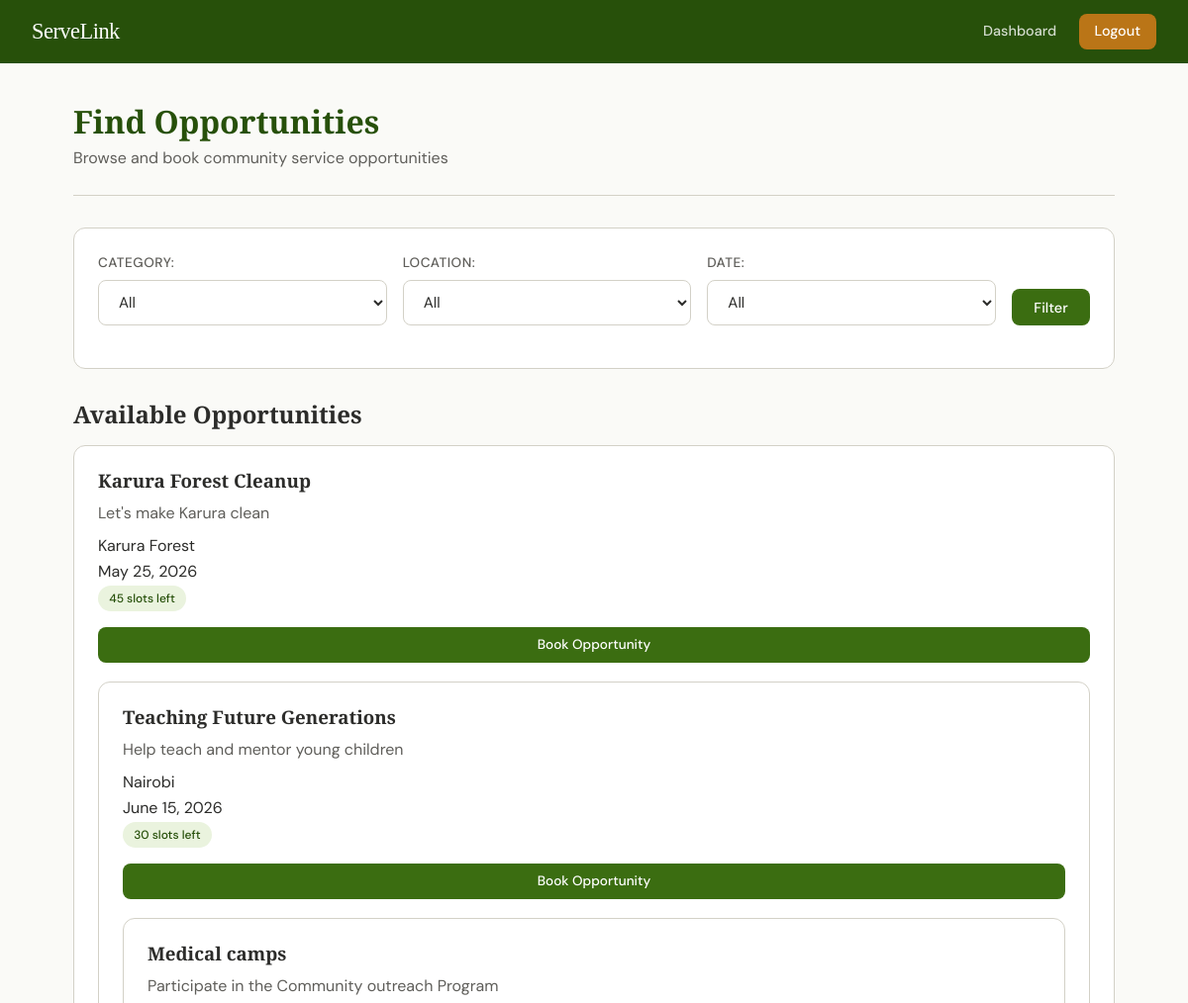
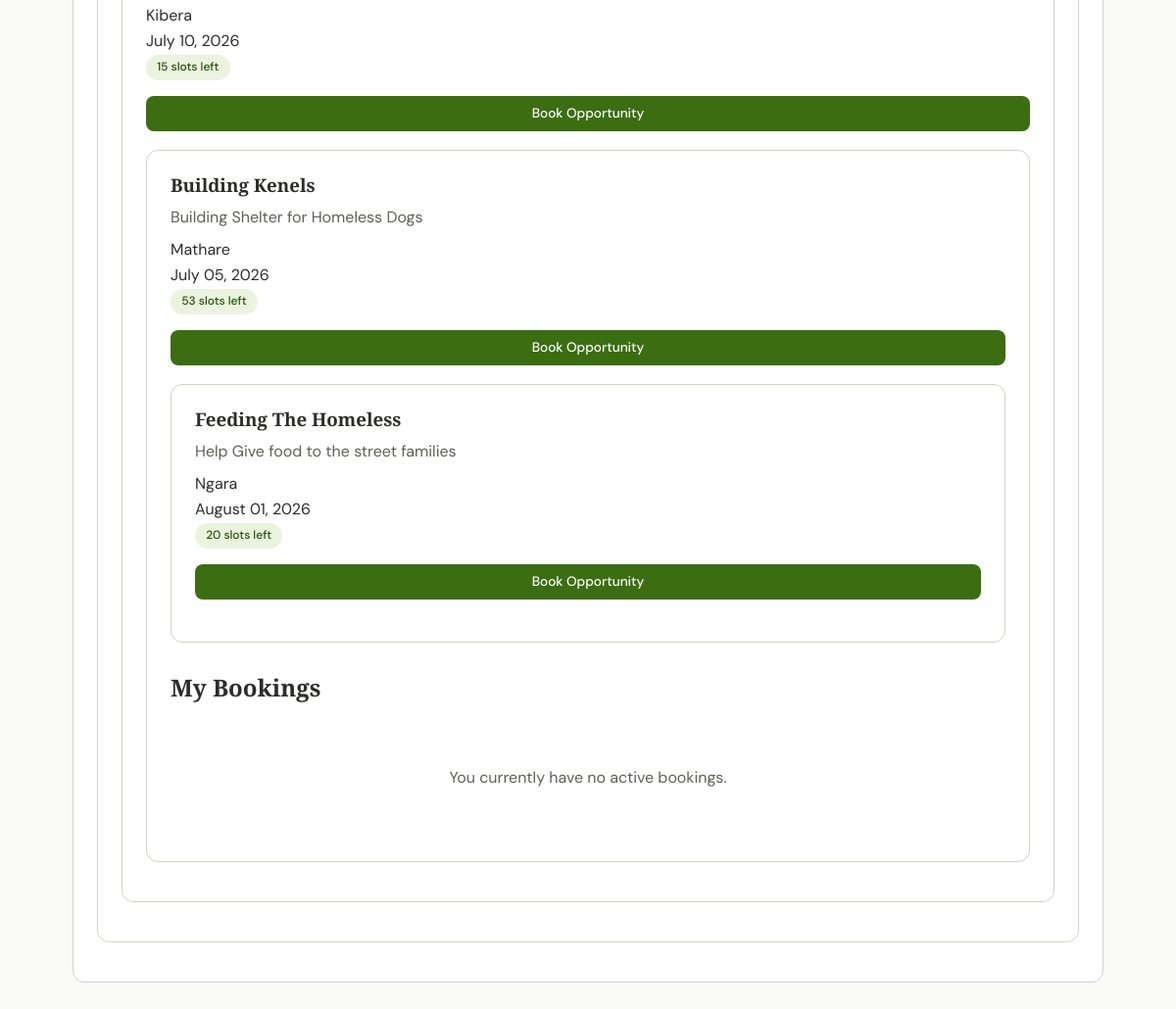
Screenshot of /volunteer_dashboard (signed in) with the database file from the repository (2 pictures, top to bottom).
### models.py (models this page shows)
class Opportunity(db.Model):
    __tablename__='opportunities'
    id = db.Column(db.Integer, primary_key=True)
    organization_id = db.Column(db.Integer, db.ForeignKey('users.id'), nullable=False)
    title = db.Column(db.String(100), nullable=False)
    description = db.Column(db.Text, nullable=False)
    location = db.Column(db.String(100), nullable=False)
    max_volunteers = db.Column(db.Integer, nullable=False)
    category_id = db.Column(db.Integer, db.ForeignKey('categories.id'), nullable=False)
    status = db.Column(db.String(20), nullable=False, default='open')
    participation_date=db.Column(db.DateTime, nullable=False)

### app.py (the view)
@app.route('/volunteer_dashboard')
def volunteer_dashboard():
    if 'user_id' not in session:
        flash('Please log in first.')
        return redirect(url_for('login'))
    if session['role'] != 'volunteer':
        flash('Access denied')
        return redirect(url_for('home'))
    locations = [loc[0] for loc in db.session.query(Opportunity.location).distinct()]
    dates = [opp.participation_date for opp in Opportunity.query.filter_by(status='open').all()]
    categories = Category.query.all()
    query = Opportunity.query.filter_by(status='open')
    category_id=request.args.get('category_id')
    if category_id:
        query = query.filter_by(category_id=category_id)
    participation_date=request.args.get('participation_date')
    if participation_date:
        query = query.filter(Opportunity.participation_date >= participation_date)
    location=request.args.get('location')
    if location:
        query = query.filter_by(location=location)
    my_bookings = Booking.query.filter_by(user_id=session['user_id'], cancelled=False).all()
    opportunities = query.all()
    slots_remaining={}
    for opp in opportunities:
        booked=Booking.query.filter_by(opportunity_id=opp.id).count()
        slots_remaining[opp.id]=opp.max_volunteers-booked
    return render_template('volunteer_dashboard.html', opportunities=opportunities, slots_remaining=slots_remaining, locations=locations, dates=dates, categories=categories, my_bookings=my_bookings)

### templates/volunteer_dashboard.html (shortened to what this page needs)
{% extends 'base.html' %}
{% block content %}
    <div class="page-header">
        <h1>Find Opportunities</h1>
        <p>Browse and book community service opportunities</p>
    </div>
    <div class="card" style="margin-bottom: 2rem;">
        <form method="GET" action="{{url_for('volunteer_dashboard')}}">
            <div style="display: flex; gap: 1rem; flex-wrap: wrap;">
            <div class="form-group" style="flex: 1; min-width: 150px;">
                <label>Category:</label>
                <select name="category_id">
                    <option value="">All</option>
                </select>
            </div>
             <div class="form-group" style="flex: 1; min-width: 150px;">
                <label>Location:</label>
                <select name="location">
                    <option value="">All</option>
                </select>
            </div>
            <div class="form-group" style="flex: 1; min-width: 150px;">
                <label>Date:</label>
                <select name="participation_date">
                    <option value="">All</option>
                </select>
            </div>
            <div style="display: flex; align-items: flex-end; padding-bottom: 1.2rem;">
            <button type="submit" class="btn btn-primary" style="width:100%;">Filter</button>
              </div>
            </div>
        </form>
    </div>
 <h2 style="margin-bottom: 1rem;">Available Opportunities</h2>
 <div class="grid grid-2">
    {% if opportunities %}
        {% for opportunity in opportunities %}
        <div class="card">
            <h3>{{ opportunity.title }}</h3>
            <p style="color: var(--text-secondary); margin: 0.5rem 0;">{{opportunity.description}}</p>
            <p>{{opportunity.location}}</p>
            <p>{{opportunity.participation_date.strftime("%B %d, %Y")}}</p>
            <span class="badge badge-open">{{ slots_remaining[opportunity.id]}} slots left</span>
            <form action="/book" method="post" style="margin-top: 1rem;">
                <div class="form-group">
               <button type="submit" class="btn btn-primary" style="width:100%; white-space: nowrap; font-size: 0.85rem;">Book Opportunity</button>
            </form>
        </div>
        {% endfor %}
    {% else %}
        <div class="empty-state">
        <p>No opportunities available right now. Check back later</p>
        </div>
    {% endif %}
</div>
    <h2 style="margin: 2rem 0 1rem;">My Bookings</h2>
    <div class="grid grid-2">
    {% if my_bookings %}
        {% for booking in my_bookings  %}
        <div class="card">
            <h3>{{ booking.opportunity.title }}</h3>
            <p style="color: var(--text-secondary);">{{booking.opportunity.description}}</p>
            <p>{{booking.opportunity.participation_date.strftime('%B %d, %Y')}}</p>
            <form action="/cancel" method="post" style="margin-top: 1rem;">
                <input type="hidden" name="booking_id" value="{{booking.id}}">
                <button type="submit" class="btn btn-danger" style="width:100%">Cancel Booking</button>
            </form>
        </div>
        {% endfor %}
    {% else %}
        <div class="empty-state">
           <p>You currently have no active bookings.</p>
        </div>
    {% endif %}
</div>
{% endblock %}

### templates/base.html (shortened to what this page needs)
<!DOCTYPE html>
<html lang="en">
<head>
</head>
<body>
    <nav>
        <a href="{{ url_for('home') }}" class="nav-brand">ServeLink</a>
        <div class="nav-links">
            {% if session.get('role') == 'volunteer' %}
                <a href="{{ url_for('volunteer_dashboard') }}">Dashboard</a>
                <a href="{{ url_for('logout') }}" class="btn-nav">Logout</a>
            {% elif session.get('role') == 'organization' %}
                <a href="{{ url_for('organization_dashboard') }}">Dashboard</a>
                <a href="{{ url_for('logout') }}" class="btn-nav">Logout</a>
            {% elif session.get('role') == 'admin' %}
                <a href="{{ url_for('admin_dashboard') }}">Admin</a>
                <a href="{{ url_for('logout') }}" class="btn-nav">Logout</a>
            {% else %}
                <a href="{{ url_for('login') }}">Login</a>
                <a href="{{ url_for('register') }}" class="btn-nav">Get Started</a>
            {% endif %}
        </div>
    </nav>
    <main>
        {% block content %}{% endblock %}
    </main>
</body>
</html>

### templates/base.html (style rules this page uses)
:root { --green-dark: #27500A; --green-mid: #3B6D11; --green-light: #EAF3DE; --amber: #BA7517; --amber-light: #FAEEDA; --cream: #FAFAF7; --text-primary: #2C2C2A; --text-secondary: #5F5E5A; --border: #D3D1C7; --white: #FFFFFF; --radius: 12px; --radius-sm: 8px; }
* { margin: 0; padding: 0; box-sizing: border-box; }
body { font-family: 'DM Sans', sans-serif; background: var(--cream); color: var(--text-primary); line-height: 1.6; min-height: 100vh; }
h1, h2, h3 { font-family: 'Playfair Display', serif; line-height: 1.2; }
nav { background: var(--green-dark); padding: 0 2rem; display: flex; align-items: center; justify-content: space-between; height: 64px; position: sticky; top: 0; z-index: 100; }
.nav-brand { font-family: 'Playfair Display', serif; font-size: 1.4rem; color: var(--white); text-decoration: none; letter-spacing: -0.5px; }
.nav-links { display: flex; align-items: center; gap: 0.5rem; }
.nav-links a { color: rgba(255,255,255,0.8); text-decoration: none; padding: 0.4rem 0.9rem; border-radius: var(--radius-sm); font-size: 0.9rem; font-weight: 500; transition: all 0.2s; }
.nav-links a.btn-nav { background: var(--amber); color: var(--white); padding: 0.4rem 1rem; }
main { max-width: 1100px; margin: 0 auto; padding: 2.5rem 1.5rem; }
.card { background: var(--white); border-radius: var(--radius); border: 1px solid var(--border); padding: 1.5rem; margin-bottom: 1rem; overflow-wrap: break-word; min-width: 0; }
.btn { display: inline-block; padding: 0.6rem 1.4rem; border-radius: var(--radius-sm); font-family: 'DM Sans', sans-serif; font-size: 0.9rem; font-weight: 500; cursor: pointer; border: none; transition: all 0.2s; text-decoration: none; white-space: nowrap; }
.btn-primary { background: var(--green-mid); color: var(--white); }
.form-group { margin-bottom: 1.2rem; }
label { display: block; font-size: 0.85rem; font-weight: 500; color: var(--text-secondary); margin-bottom: 0.4rem; text-transform: uppercase; letter-spacing: 0.5px; }
input, select, textarea { width: 100%; padding: 0.7rem 1rem; border: 1px solid var(--border); border-radius: var(--radius-sm); font-family: 'DM Sans', sans-serif; font-size: 0.95rem; background: var(--white); color: var(--text-primary); transition: border 0.2s; }
.badge { display: inline-block; padding: 0.2rem 0.7rem; border-radius: 99px; font-size: 0.75rem; font-weight: 500; }
.badge-open { background: var(--green-light); color: var(--green-dark); }
.grid { display: grid; gap: 1rem; }
.grid-2 { grid-template-columns: repeat(auto-fit, minmax(280px, 1fr)); }
.empty-state { text-align: center; padding: 3rem 1rem; color: var(--text-secondary); }
.empty-state p { font-size: 1rem; }
.page-header { margin-bottom: 2rem; padding-bottom: 1.5rem; border-bottom: 1px solid var(--border); }
.empty-state { grid-column: 1 / -1; width: 100%; }
.page-header h1 { font-size: 2rem; color: var(--green-dark); }
.page-header p { color: var(--text-secondary); margin-top: 0.3rem; }

### rows the page displays
Opportunity: title "Karura Forest Cleanup", description "Let's make Karura clean", location "Karura Forest", participation_date "May 25, 2026", max_volunteers "45"
Opportunity: title "Teaching Future Generations", description "Help teach and mentor young children", location "Nairobi", participation_date "June 15, 2026", max_volunteers "30"
Opportunity: title "Medical camps", description "Participate in the Community outreach Program", location "Kibera", participation_date "July 10, 2026", max_volunteers "15"
Opportunity: title "Building Kenels", description "Building Shelter for Homeless Dogs", location "Mathare", participation_date "July 05, 2026", max_volunteers "53"
Opportunity: title "Feeding The Homeless", description "Help Give food to the street families", location "Ngara", participation_date "August 01, 2026", max_volunteers "20"
